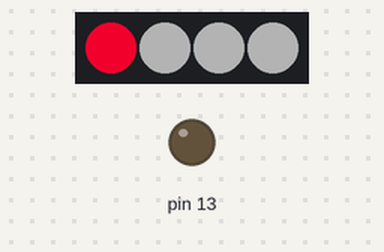
Recording of a sketch running on a simulated Arduino Uno, built with avr-gcc and run on an emulated ATmega328P. Shown: 4 RGB LEDs in strip order, left to right, output pins drawn as LEDs (lit = HIGH). Dim RGB values are drawn brighter than linear; random numbers use the default seed unless the sketch sets one.

Above: at 0.15 s.
At 4.97 s:
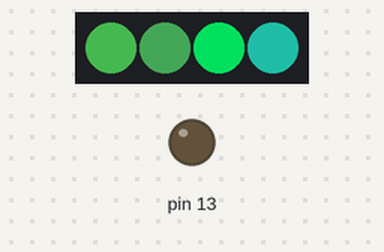
At 9.79 s:
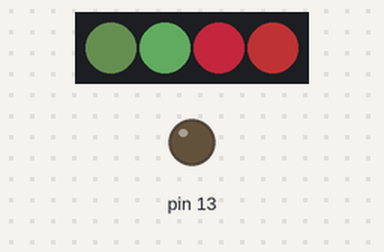
At 19.74 s:
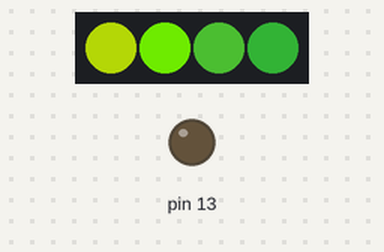
At 29.69 s:
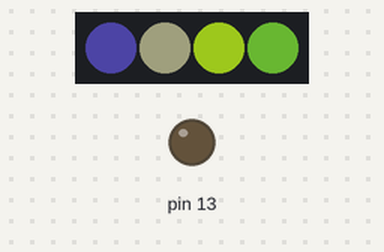
At 39.64 s:
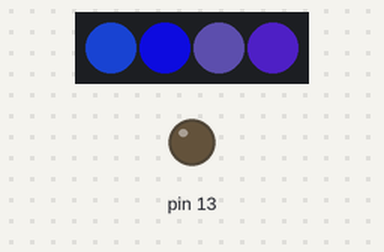
Timing chart, 0 to 40.0 s (numbered marks = the images above):
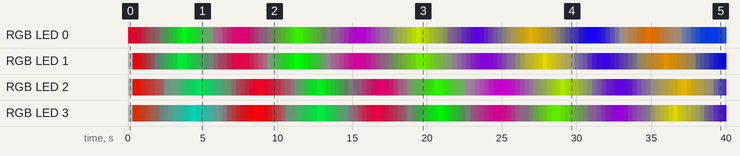

The sketch:

fiber_optic_hat.ino
```cpp
//
// The idea here is have four LEDS with similar colors, each
// transitioning from max saturation & max value in hue A to a gray
// and then transition to max saturation & max value to hue B, where hue A and hue B
// are nearly complementary.  The transition should follow a triangle wave.
//  We don't do perfect complementary so
// that we are able to slowly cycle through the color wheel.
//
// Value and saturation need to be increased and reduced together. Want
// to avoid having a high value (white) and instead get grays when the saturation
// is low.
//
// The timing of the changes also varies from pixel to pixel randomly.


#include <FastLED.h>

const int N_LEDS = 4;
const int STEPS = 128;
const int MIN_SATURATIOn = 20;
const int MAX_WAVE = 255;
// the array used to set the lights
CRGB led[N_LEDS];
// its easier to modify the HSV values though
uint8_t hues[N_LEDS];
uint8_t target_values[N_LEDS];
uint8_t steps[N_LEDS];

uint8_t random_target() {
  return random(16, 80);
}

// the setup function runs once when you press reset or power the board
void setup() {
  // initialize digital pin 13 as an output.
  pinMode(13, OUTPUT);

  // Set uninitialised LEDs to a faint grey
  memset8(led, 60, N_LEDS * sizeof(CRGB));

  randomSeed(analogRead(0));
  // pick a random hue to start with
  uint8_t start_hue = random(0, 256);
  hues[0] = start_hue - 15;
  hues[1] = start_hue - 5;
  hues[2] = start_hue + 5;
  hues[3] = start_hue + 15;

  for (int i = 0; i<N_LEDS; i++) {
    steps[i] = 0;
    target_values[i] = random_target();
  }

  const int output_pin = 6;
  FastLED.addLeds<WS2811, output_pin, RGB>(led, N_LEDS).setCorrection(Typical8mmPixel);
  FastLED.show();

}

// Returns a triangle wave between 255 and target
// with a period of STEPS * 2
//
// \    /\    /\
//  \  /  \  /  ...
//   \/    \/
//
uint8_t triangle_wave(uint8_t theta, uint8_t target) {
  float diff = float(MAX_WAVE - target);
  float step_size =  diff / STEPS;
  return uint8_t(abs((int(theta * step_size) % int(2 * diff)) - diff) + target);
}


uint8_t hue = 0;

// the loop function runs over and over again forever
void loop() {
  int index = random(0, N_LEDS);
  steps[index]++;
  uint8_t step = steps[index];
  uint8_t saturation = triangle_wave(step, 20);
  uint8_t value = triangle_wave(step, target_values[index]);
  if (step == STEPS) {
    // we are at the bottom of the triangle wave, its time to switch colors
    // The full complement would be 128, so, we're intentionally a little off
    hues[index] += 119;
  }
  if (step == 0) {
    // we are at the peak, pick a new target value to drop to
    target_values[index] = random_target();
  }

  led[index] = CHSV(hues[index], saturation, value);
  FastLED.show();
  delay(random(1, 6));
}
```

Measured:
- by itself, RGB LED 0: off → RGB(213, 0, 39) at 0.01 s, → RGB(153, 4, 31) 0.30 s later, → RGB(104, 11, 28) 0.30 s later, → RGB(67, 15, 24) 0.30 s later, … (133 changes in this stretch)
- by itself, RGB LED 1: off → RGB(60, 60, 60) at 0.01 s, → RGB(193, 2, 12) 0.30 s later, → RGB(125, 10, 15) 0.30 s later, → RGB(81, 15, 18) 0.30 s later, … (133 changes in this stretch)
